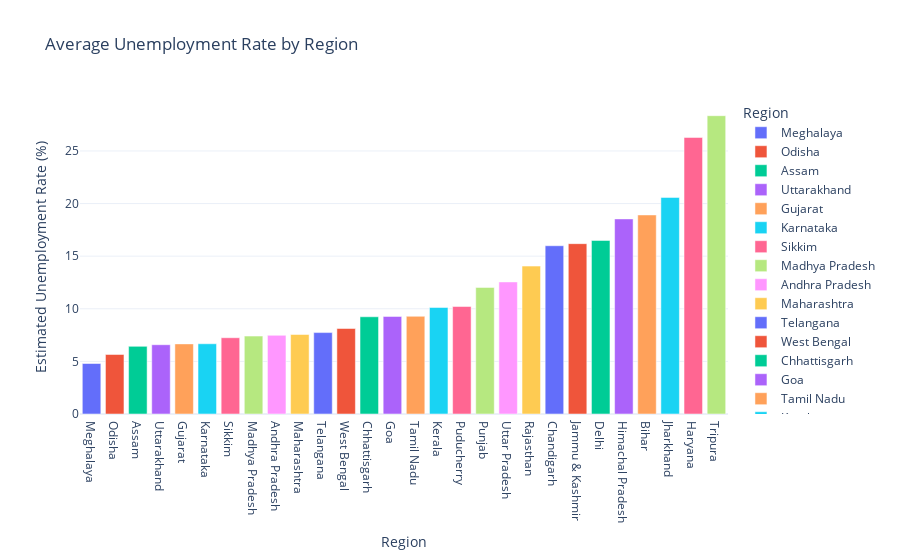

Notebook cell for this chart:
### Code cell
import plotly.express as px
import pandas as pd

# Assuming 'df' is your DataFrame
# Compute the average unemployment rate per region
state = df[[' Estimated Unemployment Rate (%)', 'Region']].groupby('Region').mean().reset_index()
state = state.sort_values(' Estimated Unemployment Rate (%)')

# Create the bar plot
fig = px.bar(state, x='Region', y=' Estimated Unemployment Rate (%)', color='Region',
             labels={'Region': 'Region', 'Estimated Unemployment Rate (%)': 'Average Unemployment Rate (%)'},
             title='Average Unemployment Rate by Region', template='plotly_white')

fig.update_layout(yaxis=dict(tickmode='linear', tick0=0, dtick=5))


# Show the plot
fig.show()

### Figure 1 — Plotly figure (JSON) as saved in the notebook; plotly's stock layout.template omitted (floating-point values rounded to 4 significant figures)
{"data": [{"alignmentgroup": "True", "hovertemplate": "Region=%{x}<br> Estimated Unemployment Rate (%)=%{y}<extra></extra>", "legendgroup": "Meghalaya", "marker": {"color": "#636efa", "pattern": {"shape": ""}}, "name": "Meghalaya", "offsetgroup": "Meghalaya", "orientation": "v", "showlegend": true, "textposition": "auto", "type": "bar", "x": ["Meghalaya"], "xaxis": "x", "y": [4.799], "yaxis": "y"}, {"alignmentgroup": "True", "hovertemplate": "Region=%{x}<br> Estimated Unemployment Rate (%)=%{y}<extra></extra>", "legendgroup": "Odisha", "marker": {"color": "#EF553B", "pattern": {"shape": ""}}, "name": "Odisha", "offsetgroup": "Odisha", "orientation": "v", "showlegend": true, "textposition": "auto", "type": "bar", "x": ["Odisha"], "xaxis": "x", "y": [5.658], "yaxis": "y"}, {"alignmentgroup": "True", "hovertemplate": "Region=%{x}<br> Estimated Unemployment Rate (%)=%{y}<extra></extra>", "legendgroup": "Assam", "marker": {"color": "#00cc96", "pattern": {"shape": ""}}, "name": "Assam", "offsetgroup": "Assam", "orientation": "v", "showlegend": true, "textposition": "auto", "type": "bar", "x": ["Assam"], "xaxis": "x", "y": [6.428], "yaxis": "y"}, {"alignmentgroup": "True", "hovertemplate": "Region=%{x}<br> Estimated Unemployment Rate (%)=%{y}<extra></extra>", "legendgroup": "Uttarakhand", "marker": {"color": "#ab63fa", "pattern": {"shape": ""}}, "name": "Uttarakhand", "offsetgroup": "Uttarakhand", "orientation": "v", "showlegend": true, "textposition": "auto", "type": "bar", "x": ["Uttarakhand"], "xaxis": "x", "y": [6.583], "yaxis": "y"}, {"alignmentgroup": "True", "hovertemplate": "Region=%{x}<br> Estimated Unemployment Rate (%)=%{y}<extra></extra>", "legendgroup": "Gujarat", "marker": {"color": "#FFA15A", "pattern": {"shape": ""}}, "name": "Gujarat", "offsetgroup": "Gujarat", "orientation": "v", "showlegend": true, "textposition": "auto", "type": "bar", "x": ["Gujarat"], "xaxis": "x", "y": [6.664], "yaxis": "y"}, {"alignmentgroup": "True", "hovertemplate": "Region=%{x}<br> Estimated Unemployment Rate (%)=%{y}<extra></extra>", "legendgroup": "Karnataka", "marker": {"color": "#19d3f3", "pattern": {"shape": ""}}, "name": "Karnataka", "offsetgroup": "Karnataka", "orientation": "v", "showlegend": true, "textposition": "auto", "type": "bar", "x": ["Karnataka"], "xaxis": "x", "y": [6.676], "yaxis": "y"}, {"alignmentgroup": "True", "hovertemplate": "Region=%{x}<br> Estimated Unemployment Rate (%)=%{y}<extra></extra>", "legendgroup": "Sikkim", "marker": {"color": "#FF6692", "pattern": {"shape": ""}}, "name": "Sikkim", "offsetgroup": "Sikkim", "orientation": "v", "showlegend": true, "textposition": "auto", "type": "bar", "x": ["Sikkim"], "xaxis": "x", "y": [7.249], "yaxis": "y"}, {"alignmentgroup": "True", "hovertemplate": "Region=%{x}<br> Estimated Unemployment Rate (%)=%{y}<extra></extra>", "legendgroup": "Madhya Pradesh", "marker": {"color": "#B6E880", "pattern": {"shape": ""}}, "name": "Madhya Pradesh", "offsetgroup": "Madhya Pradesh", "orientation": "v", "showlegend": true, "textposition": "auto", "type": "bar", "x": ["Madhya Pradesh"], "xaxis": "x", "y": [7.406], "yaxis": "y"}, {"alignmentgroup": "True", "hovertemplate": "Region=%{x}<br> Estimated Unemployment Rate (%)=%{y}<extra></extra>", "legendgroup": "Andhra Pradesh", "marker": {"color": "#FF97FF", "pattern": {"shape": ""}}, "name": "Andhra Pradesh", "offsetgroup": "Andhra Pradesh", "orientation": "v", "showlegend": true, "textposition": "auto", "type": "bar", "x": ["Andhra Pradesh"], "xaxis": "x", "y": [7.477], "yaxis": "y"}, {"alignmentgroup": "True", "hovertemplate": "Region=%{x}<br> Estimated Unemployment Rate (%)=%{y}<extra></extra>", "legendgroup": "Maharashtra", "marker": {"color": "#FECB52", "pattern": {"shape": ""}}, "name": "Maharashtra", "offsetgroup": "Maharashtra", "orientation": "v", "showlegend": true, "textposition": "auto", "type": "bar", "x": ["Maharashtra"], "xaxis": "x", "y": [7.558], "yaxis": "y"}, {"alignmentgroup": "True", "hovertemplate": "Region=%{x}<br> Estimated Unemployment Rate (%)=%{y}<extra></extra>", "legendgroup": "Telangana", "marker": {"color": "#636efa", "pattern": {"shape": ""}}, "name": "Telangana", "offsetgroup": "Telangana", "orientation": "v", "showlegend": true, "textposition": "auto", "type": "bar", "x": ["Telangana"], "xaxis": "x", "y": [7.738], "yaxis": "y"}, {"alignmentgroup": "True", "hovertemplate": "Region=%{x}<br> Estimated Unemployment Rate (%)=%{y}<extra></extra>", "legendgroup": "West Bengal", "marker": {"color": "#EF553B", "pattern": {"shape": ""}}, "name": "West Bengal", "offsetgroup": "West Bengal", "orientation": "v", "showlegend": true, "textposition": "auto", "type": "bar", "x": ["West Bengal"], "xaxis": "x", "y": [8.125], "yaxis": "y"}, {"alignmentgroup": "True", "hovertemplate": "Region=%{x}<br> Estimated Unemployment Rate (%)=%{y}<extra></extra>", "legendgroup": "Chhattisgarh", "marker": {"color": "#00cc96", "pattern": {"shape": ""}}, "name": "Chhattisgarh", "offsetgroup": "Chhattisgarh", "orientation": "v", "showlegend": true, "textposition": "auto", "type": "bar", "x": ["Chhattisgarh"], "xaxis": "x", "y": [9.24], "yaxis": "y"}, {"alignmentgroup": "True", "hovertemplate": "Region=%{x}<br> Estimated Unemployment Rate (%)=%{y}<extra></extra>", "legendgroup": "Goa", "marker": {"color": "#ab63fa", "pattern": {"shape": ""}}, "name": "Goa", "offsetgroup": "Goa", "orientation": "v", "showlegend": true, "textposition": "auto", "type": "bar", "x": ["Goa"], "xaxis": "x", "y": [9.274], "yaxis": "y"}, {"alignmentgroup": "True", "hovertemplate": "Region=%{x}<br> Estimated Unemployment Rate (%)=%{y}<extra></extra>", "legendgroup": "Tamil Nadu", "marker": {"color": "#FFA15A", "pattern": {"shape": ""}}, "name": "Tamil Nadu", "offsetgroup": "Tamil Nadu", "orientation": "v", "showlegend": true, "textposition": "auto", "type": "bar", "x": ["Tamil Nadu"], "xaxis": "x", "y": [9.284], "yaxis": "y"}, {"alignmentgroup": "True", "hovertemplate": "Region=%{x}<br> Estimated Unemployment Rate (%)=%{y}<extra></extra>", "legendgroup": "Kerala", "marker": {"color": "#19d3f3", "pattern": {"shape": ""}}, "name": "Kerala", "offsetgroup": "Kerala", "orientation": "v", "showlegend": true, "textposition": "auto", "type": "bar", "x": ["Kerala"], "xaxis": "x", "y": [10.12], "yaxis": "y"}, {"alignmentgroup": "True", "hovertemplate": "Region=%{x}<br> Estimated Unemployment Rate (%)=%{y}<extra></extra>", "legendgroup": "Puducherry", "marker": {"color": "#FF6692", "pattern": {"shape": ""}}, "name": "Puducherry", "offsetgroup": "Puducherry", "orientation": "v", "showlegend": true, "textposition": "auto", "type": "bar", "x": ["Puducherry"], "xaxis": "x", "y": [10.22], "yaxis": "y"}, {"alignmentgroup": "True", "hovertemplate": "Region=%{x}<br> Estimated Unemployment Rate (%)=%{y}<extra></extra>", "legendgroup": "Punjab", "marker": {"color": "#B6E880", "pattern": {"shape": ""}}, "name": "Punjab", "offsetgroup": "Punjab", "orientation": "v", "showlegend": true, "textposition": "auto", "type": "bar", "x": ["Punjab"], "xaxis": "x", "y": [12.03], "yaxis": "y"}, {"alignmentgroup": "True", "hovertemplate": "Region=%{x}<br> Estimated Unemployment Rate (%)=%{y}<extra></extra>", "legendgroup": "Uttar Pradesh", "marker": {"color": "#FF97FF", "pattern": {"shape": ""}}, "name": "Uttar Pradesh", "offsetgroup": "Uttar Pradesh", "orientation": "v", "showlegend": true, "textposition": "auto", "type": "bar", "x": ["Uttar Pradesh"], "xaxis": "x", "y": [12.55], "yaxis": "y"}, {"alignmentgroup": "True", "hovertemplate": "Region=%{x}<br> Estimated Unemployment Rate (%)=%{y}<extra></extra>", "legendgroup": "Rajasthan", "marker": {"color": "#FECB52", "pattern": {"shape": ""}}, "name": "Rajasthan", "offsetgroup": "Rajasthan", "orientation": "v", "showlegend": true, "textposition": "auto", "type": "bar", "x": ["Rajasthan"], "xaxis": "x", "y": [14.06], "yaxis": "y"}, {"alignmentgroup": "True", "hovertemplate": "Region=%{x}<br> Estimated Unemployment Rate (%)=%{y}<extra></extra>", "legendgroup": "Chandigarh", "marker": {"color": "#636efa", "pattern": {"shape": ""}}, "name": "Chandigarh", "offsetgroup": "Chandigarh", "orientation": "v", "showlegend": true, "textposition": "auto", "type": "bar", "x": ["Chandigarh"], "xaxis": "x", "y": [15.99], "yaxis": "y"}, {"alignmentgroup": "True", "hovertemplate": "Region=%{x}<br> Estimated Unemployment Rate (%)=%{y}<extra></extra>", "legendgroup": "Jammu & Kashmir", "marker": {"color": "#EF553B", "pattern": {"shape": ""}}, "name": "Jammu & Kashmir", "offsetgroup": "Jammu & Kashmir", "orientation": "v", "showlegend": true, "textposition": "auto", "type": "bar", "x": ["Jammu & Kashmir"], "xaxis": "x", "y": [16.19], "yaxis": "y"}, {"alignmentgroup": "True", "hovertemplate": "Region=%{x}<br> Estimated Unemployment Rate (%)=%{y}<extra></extra>", "legendgroup": "Delhi", "marker": {"color": "#00cc96", "pattern": {"shape": ""}}, "name": "Delhi", "offsetgroup": "Delhi", "orientation": "v", "showlegend": true, "textposition": "auto", "type": "bar", "x": ["Delhi"], "xaxis": "x", "y": [16.5], "yaxis": "y"}, {"alignmentgroup": "True", "hovertemplate": "Region=%{x}<br> Estimated Unemployment Rate (%)=%{y}<extra></extra>", "legendgroup": "Himachal Pradesh", "marker": {"color": "#ab63fa", "pattern": {"shape": ""}}, "name": "Himachal Pradesh", "offsetgroup": "Himachal Pradesh", "orientation": "v", "showlegend": true, "textposition": "auto", "type": "bar", "x": ["Himachal Pradesh"], "xaxis": "x", "y": [18.54], "yaxis": "y"}, {"alignmentgroup": "True", "hovertemplate": "Region=%{x}<br> Estimated Unemployment Rate (%)=%{y}<extra></extra>", "legendgroup": "Bihar", "marker": {"color": "#FFA15A", "pattern": {"shape": ""}}, "name": "Bihar", "offsetgroup": "Bihar", "orientation": "v", "showlegend": true, "textposition": "auto", "type": "bar", "x": ["Bihar"], "xaxis": "x", "y": [18.92], "yaxis": "y"}, {"alignmentgroup": "True", "hovertemplate": "Region=%{x}<br> Estimated Unemployment Rate (%)=%{y}<extra></extra>", "legendgroup": "Jharkhand", "marker": {"color": "#19d3f3", "pattern": {"shape": ""}}, "name": "Jharkhand", "offsetgroup": "Jharkhand", "orientation": "v", "showlegend": true, "textposition": "auto", "type": "bar", "x": ["Jharkhand"], "xaxis": "x", "y": [20.59], "yaxis": "y"}, {"alignmentgroup": "True", "hovertemplate": "Region=%{x}<br> Estimated Unemployment Rate (%)=%{y}<extra></extra>", "legendgroup": "Haryana", "marker": {"color": "#FF6692", "pattern": {"shape": ""}}, "name": "Haryana", "offsetgroup": "Haryana", "orientation": "v", "showlegend": true, "textposition": "auto", "type": "bar", "x": ["Haryana"], "xaxis": "x", "y": [26.28], "yaxis": "y"}, {"alignmentgroup": "True", "hovertemplate": "Region=%{x}<br> Estimated Unemployment Rate (%)=%{y}<extra></extra>", "legendgroup": "Tripura", "marker": {"color": "#B6E880", "pattern": {"shape": ""}}, "name": "Tripura", "offsetgroup": "Tripura", "orientation": "v", "showlegend": true, "textposition": "auto", "type": "bar", "x": ["Tripura"], "xaxis": "x", "y": [28.35], "yaxis": "y"}], "layout": {"autosize": true, "barmode": "relative", "legend": {"title": {"text": "Region"}, "tracegroupgap": 0}, "title": {"text": "Average Unemployment Rate by Region"}, "xaxis": {"anchor": "y", "autorange": true, "categoryarray": ["Meghalaya", "Odisha", "Assam", "Uttarakhand", "Gujarat", "Karnataka", "Sikkim", "Madhya Pradesh", "Andhra Pradesh", "Maharashtra", "Telangana", "West Bengal", "Chhattisgarh", "Goa", "Tamil Nadu", "Kerala", "Puducherry", "Punjab", "Uttar Pradesh", "Rajasthan", "Chandigarh", "Jammu & Kashmir", "Delhi", "Himachal Pradesh", "Bihar", "Jharkhand", "Haryana", "Tripura"], "categoryorder": "array", "domain": [0, 1], "range": [-0.5, 27.5], "title": {"text": "Region"}, "type": "category"}, "yaxis": {"anchor": "x", "autorange": true, "domain": [0, 1], "dtick": 5, "range": [0, 29.84], "tick0": 0, "tickmode": "linear", "title": {"text": " Estimated Unemployment Rate (%)"}, "type": "linear"}}}
